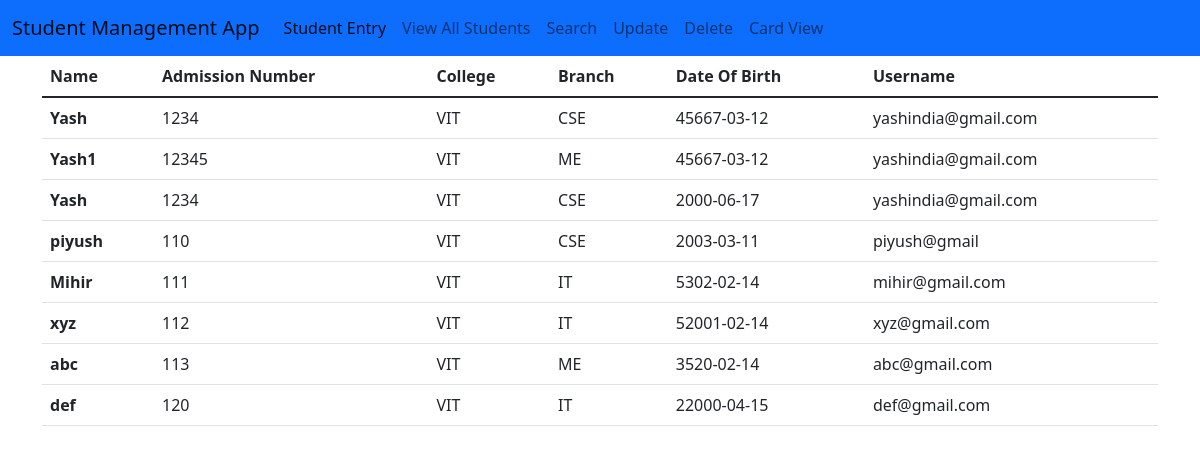
Screenshot of /viewall with the database file from the repository.
### tables this page shows
CREATE TABLE STUDENT(
                            ID INTEGER PRIMARY KEY AUTOINCREMENT,
                            name TEXT, Admno INTEGER, College TEXT, Branch TEXT,   
                            DOB INT, Email TEXT, Password TEXT);

### main.py (the view)
@app.route("/viewall")
def viewall():
    cursor = conn.cursor()
    cursor.execute("SELECT * FROM STUDENT")
    result = cursor.fetchall()
    return render_template("viewall.html",students=result)

### templates/viewall.html (shortened to what this page needs)
{% extends "base.html" %}
{% block content %}
    <div class="container">
        <div class="row">
            <div class="col col-12 col-sm-12 col-md-12 col-lg-12 col-xl-12 col-xxl-12">
                <table class="table table-hover">
                    <thead>
                      <tr>
                        <th scope="col">Name</th>
                        <th scope="col">Admission Number</th>
                        <th scope="col">College</th>
                        <th scope="col">Branch</th>
                        <th scope="col">Date Of Birth</th>
                        <th scope="col">Username</th>
                      </tr>
                    </thead>
                    <tbody>
                      {% for i in students %}
                      <tr>
                        <th scope="row">{{ i[1] }}</th>
                        <td>{{ i[2] }}</td>
                        <td>{{ i[3] }}</td>
                        <td>{{ i[4] }}</td>
                        <td>{{ i[5] }}</td>
                        <td>{{ i[6] }}</td>
                      </tr>
                      {% endfor %}
                    </tbody>
                  </table>
            </div>
        </div>
    </div>
{% endblock %}

### templates/base.html (shortened to what this page needs)
<!DOCTYPE html>
<html lang="en">
<head>
    <link href="https://cdn.jsdelivr.net/npm/bootstrap@5.1.3/dist/css/bootstrap.min.css" rel="stylesheet">
</head>
<body>
    <nav class="navbar navbar-expand-lg navbar-light bg-primary">
        <div class="container-fluid">
          <a class="navbar-brand" href="#">Student Management App</a>
          <div class="collapse navbar-collapse" id="navbarNav">
            <ul class="navbar-nav">
              <li class="nav-item">
                <a class="nav-link active" aria-current="page" href="/">Student Entry</a>
              </li>
              <li class="nav-item">
                <a class="nav-link" href="/viewall">View All Students</a>
              </li>
                <li class="nav-item">
                <a class="nav-link" href="/search">Search</a>
              </li>
              <li class="nav-item">
                <a class="nav-link" href="/update">Update</a>
              </li>
                <li class="nav-item">
                <a class="nav-link" href="/delete">Delete</a>
              </li>
              <li class="nav-item">
                <a class="nav-link" href="/cardview">Card View</a>
              </li>
            </ul>
          </div>
        </div>
      </nav>
      {% block content %}
      {% endblock %}
    </body>
    </html>

### rows the page displays
STUDENT: name "Yash", Admno "1234", College "VIT", Branch "CSE", DOB "45667-03-12", Email "yashindia@gmail.com"
STUDENT: name "Yash1", Admno "12345", College "VIT", Branch "ME", DOB "45667-03-12", Email "yashindia@gmail.com"
STUDENT: name "Yash", Admno "1234", College "VIT", Branch "CSE", DOB "2000-06-17", Email "yashindia@gmail.com"
STUDENT: name "piyush", Admno "110", College "VIT", Branch "CSE", DOB "2003-03-11", Email "piyush@gmail"
STUDENT: name "Mihir", Admno "111", College "VIT", Branch "IT", DOB "5302-02-14", Email "mihir@gmail.com"
STUDENT: name "xyz", Admno "112", College "VIT", Branch "IT", DOB "52001-02-14", Email "xyz@gmail.com"
STUDENT: name "abc", Admno "113", College "VIT", Branch "ME", DOB "3520-02-14", Email "abc@gmail.com"
STUDENT: name "def", Admno "120", College "VIT", Branch "IT", DOB "22000-04-15", Email "def@gmail.com"
